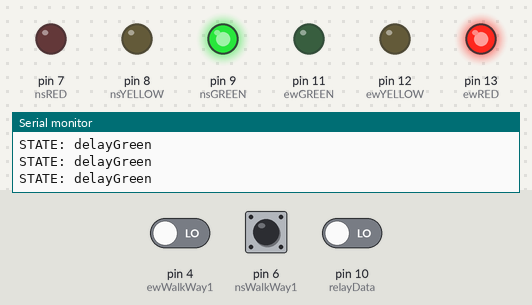
Simulated run of this sketch. Board: Arduino Uno, built with avr-gcc and run on an emulated ATmega328P. Shown: output pins drawn as LEDs (lit = HIGH), the last lines printed to the serial monitor. The inputs (shaded band) are chosen by the test bench; at power-on: pin 4 (ewWalkWay1) LOW, pin 6 (nsWalkWay1) LOW, pin 10 (relayData) LOW.

Above: at 6.0 s.
6.1 s: pin 4 (ewWalkWay1) driven HIGH
At 8.9 s:
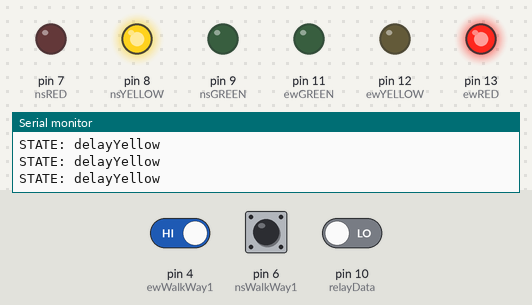
9.1 s: pin 6 (nsWalkWay1) pulled HIGH for 3.2 s
At 12.2 s:
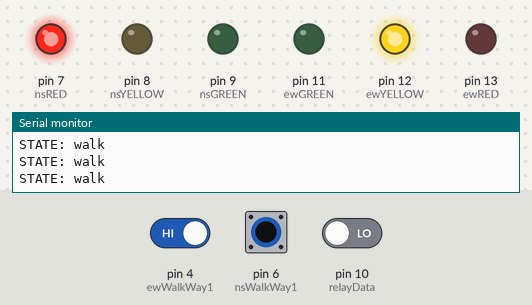
14.7 s: pin 4 (ewWalkWay1) driven LOW and pin 6 (nsWalkWay1) driven HIGH
17.7 s: pin 6 (nsWalkWay1) driven LOW
At 19.7 s:
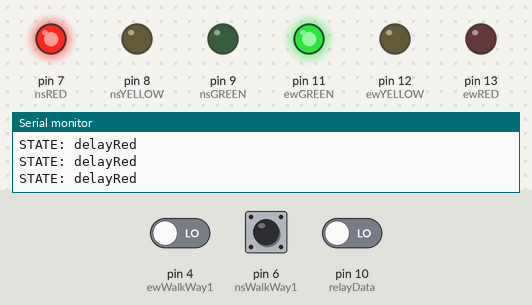
20.7 s: pin 6 (nsWalkWay1) driven HIGH
At 21.2 s:
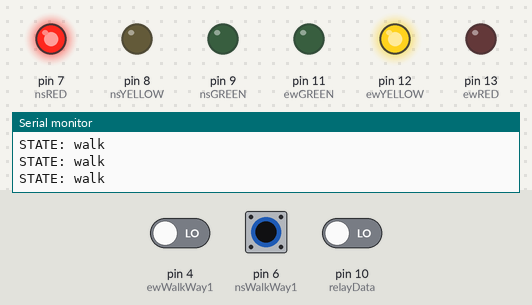
23.7 s: pin 10 (relayData) driven HIGH
Timing chart, 0 to 26.2 s (numbered marks = the images above; inputs shaded):
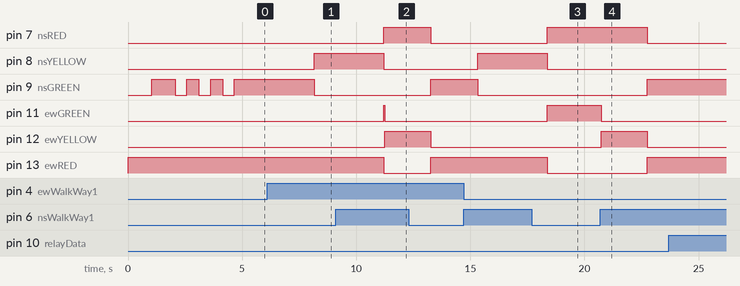

Measured:
- after the input at 6.1 s, pin 8 (nsYELLOW): LOW → HIGH after 2.1 s; pin 9 (nsGREEN): HIGH → LOW after 2.1 s
- after the input at 9.1 s, pin 9 (nsGREEN): LOW → HIGH after 4.2 s; pin 12 (ewYELLOW): LOW → HIGH after 2.1 s, → LOW 2.0 s later
- after the input at 17.7 s, pin 9 (nsGREEN): stays LOW (without the input it goes to HIGH after 2.7 s); pin 11 (ewGREEN): goes on until 18.4 s, then stays HIGH; pin 12 (ewYELLOW): stays LOW (without the input it goes to HIGH after 0.71 s)
- after the input at 20.7 s, pin 7 (nsRED): HIGH → LOW after 2.0 s; pin 9 (nsGREEN), pin 13 (ewRED): LOW → HIGH after 2.0 s; pin 11 (ewGREEN): HIGH → LOW at once; pin 12 (ewYELLOW): LOW → HIGH at once, → LOW 2.0 s later
- by itself, pin 9 (nsGREEN): repeats every 1.0 s: LOW 0.52 s, HIGH 0.52 s

The sketch:

stoplight.ino
```cpp
// JACOB BRUMFIELD
// ECE 387 Individual Project
// STOPLIGHT
// 8 May 2017

//=============== Pins

int nsWalkWay1 = 6;

int ewWalkWay1 = 4;

int ewRED = 13;
int ewYELLOW = 12;
int ewGREEN = 11;

int nsRED = 7;
int nsYELLOW = 8;
int nsGREEN = 9;

int northTrig = 12;
int northEcho = 11;
int southPing = 13;

//============== Digital Communication pins
int relayData = 10;

//=============== States

const int redLight = 0;         // RED LIGHT
const int delayRed = 1;         // DELAY RED
const int setSignalTimer = 2;   // BLINKER TIMER
const int blinkOn = 3;          // GREEN LIGHT ON
const int blinkOff = 4;         // GREEN LIGHT OFF
const int setWalkerTimer = 5;   // WALKER TIMER FOR NORTH/SOUTH
const int walk = 6;             // WALKER FOR NORTH/SOUTH
const int greenLight = 7;       // GREEN
const int delayGreen = 8;       // DELAY GREEN
const int walkerTimer = 9;      // WALKER TIMER FOR EAST/WEST
const int walk2 = 10;           // WALKER FOR EAST/WEST
const int yellowLight = 11;     // YELLOW
const int delayYellow = 12;     // DELAY YELLOW
const int carDetect = 13;       // CAR SETUP
const int carTimer = 14;        // EXTRA TIME


// =============== Variables
int nsButtonState1 = 0;
int nsButtonState2 = 0;
int ewButtonState1 = 0;

static int state = setSignalTimer;
int rounds = 0;
int turnSignal = 0;
int countBlink = 0;

// =============== Time Stamps
unsigned long timeChecker;

unsigned long redTimer = 9000;      // 9 second long red light
unsigned long yellowTimer = 3000;   // 3 second long yellow light
unsigned long greenTimer = 6000 ;   // 6 second long green light
unsigned long walkTimer = 2000;     // makes the red light 2 seconds longer
unsigned long greenTurnTime = 500;  // Turns green light on/off for .5 sec to indicate turn arrow
unsigned long carTime = 6000;      // Makes the green light 5 seconds longer because of car detection


void setup() {
  Serial.begin(9600);

  pinMode(nsRED, OUTPUT);
  pinMode(nsYELLOW, OUTPUT);
  pinMode(nsGREEN, OUTPUT);

  pinMode(ewRED, OUTPUT);
  pinMode(ewYELLOW, OUTPUT);
  pinMode(ewGREEN, OUTPUT);

  pinMode(nsWalkWay1, INPUT);
  pinMode(ewWalkWay1, INPUT);

  pinMode(relayData, INPUT);
  timeChecker = millis();

//  pinMode(relayRed, OUTPUT);
//  pinMode(relayYellow, OUTPUT);
//  pinMode(relayGreen, OUTPUT);
}


void loop() {

  switch(state){

   // ================================= 1st STATE
      case redLight:
      // Testing purposes
      Serial.println("STATE: redLight");

      // LEDS on North and South lanes
      digitalWrite(nsRED, HIGH);
      digitalWrite(nsGREEN, LOW);
      digitalWrite(nsYELLOW, LOW);
      digitalWrite(ewRED, LOW);
      digitalWrite(ewYELLOW, LOW);
      digitalWrite(ewGREEN, HIGH);

      turnSignal++;
      state = delayRed;
      timeChecker = millis();
      break;

   // ================================= 2nd STATE
      case delayRed:
        //Testing purposes
        Serial.println("STATE: delayRed");


        if (millis() >= timeChecker + 6000){
           digitalWrite(ewRED, LOW);
           digitalWrite(ewYELLOW, HIGH);
           digitalWrite(ewGREEN, LOW);
        }


        if ((digitalRead(nsWalkWay1) == HIGH && millis() <= timeChecker + 5000))
         state = setWalkerTimer;

        else if (millis() >= timeChecker + redTimer)
          state = greenLight;

        if (turnSignal >= 1){
          if (millis() >= timeChecker + redTimer)
          state = setSignalTimer;
        }

        break;

   // ================================= 3rd STATE
      case setSignalTimer:
      // Serial.println("STATE: setSignalTimer");

          turnSignal = 0;
          Serial.println(countBlink);

          if (countBlink % 2 == 1)
              state = blinkOn;
          if (countBlink % 2 == 0)
              state = blinkOff;
          if (countBlink >= 300)
              state = greenLight;

       timeChecker = millis();
       break;

   // ================================= 4th STATE
     case blinkOn:

        Serial.println("STATE: blinkOn");

        digitalWrite(nsGREEN, HIGH);
        digitalWrite(nsYELLOW, LOW);
        digitalWrite(nsRED, LOW);
        digitalWrite(ewGREEN, LOW);
        digitalWrite(ewYELLOW, LOW);
        digitalWrite(ewRED, HIGH);
        countBlink++;

        if (millis() >= timeChecker + greenTurnTime)
          state = setSignalTimer;
        break;

   // ================================= 5th STATE
      case blinkOff:

       Serial.println("STATE: blinkOff");
        digitalWrite(nsGREEN, LOW);
        digitalWrite(nsYELLOW, LOW);
        digitalWrite(nsRED, LOW);
        digitalWrite(ewGREEN, LOW);
        digitalWrite(ewYELLOW, LOW);
        digitalWrite(ewRED, HIGH);
        countBlink++;

        if (millis() >= timeChecker + greenTurnTime)
          state = setSignalTimer;

        break;

   // ================================= 6th STATE
       case setWalkerTimer:
            Serial.println("STATE: setWalkerTimer");
            digitalWrite(ewRED, LOW);
            digitalWrite(ewYELLOW, HIGH);
            digitalWrite(ewGREEN, LOW);
           state = walk;

         timeChecker = millis();
         break;

   // ================================= 7th STATE
      case walk:

         Serial.println("STATE: walk" );


        if (millis() >= timeChecker + walkTimer)
           state = greenLight;

        break;
   // ================================= 8th STATE
     case greenLight:

      // LEDS on North and South lanes
      Serial.println("STATE: greenLight");

      digitalWrite(nsRED, LOW);
      digitalWrite(nsGREEN, HIGH);
      digitalWrite(nsYELLOW, LOW);
      digitalWrite(ewRED, HIGH);
      digitalWrite(ewYELLOW, LOW);
      digitalWrite(ewGREEN, LOW);

      countBlink = 0;

      state = delayGreen;
      timeChecker = millis();

      break;

   // ================================= 9th STATE
      case delayGreen:
        Serial.println("STATE: delayGreen");


         if (millis() >= timeChecker + greenTimer)
            state = yellowLight;

         if ((digitalRead(ewWalkWay1)== HIGH && millis() <= timeChecker + 5000))
            state = walkerTimer;

         if (digitalRead(relayData) == HIGH)
            state = carDetect;

         break;

   // ================================= 10th STATE
      case walkerTimer:

        Serial.println("STATE: walkerTimer");

        state = walk2;
        timeChecker = millis();

        break;
   // ================================= 11th STATE
      case walk2:
        Serial.println("STATE: walk2");

        if (millis() >= timeChecker + walkTimer)
            state = yellowLight;

        break;
   // ================================= 12th STATE
      case yellowLight:

       // LEDS on North and South lanes
      Serial.println("STATE: yellowLight");

      digitalWrite(nsRED, LOW);
      digitalWrite(nsGREEN, LOW);
      digitalWrite(nsYELLOW, HIGH);
      digitalWrite(ewRED, HIGH);
      digitalWrite(ewYELLOW, LOW);
      digitalWrite(ewGREEN, LOW);

      state = delayYellow;
      timeChecker = millis();

      break;

   // ================================= 13th STATE
      case delayYellow:

      Serial.println("STATE: delayYellow");

        if (millis() >= timeChecker + yellowTimer)
          state = redLight;


      break;


   // ================================= 14th STATE
      case carDetect:

      Serial.println("STATE: carDetect");
        digitalWrite(nsRED, LOW);
        digitalWrite(nsGREEN, HIGH);
        digitalWrite(nsYELLOW, LOW);
        digitalWrite(ewRED, HIGH);
        digitalWrite(ewYELLOW, LOW);
        digitalWrite(ewGREEN, LOW);

        state = carTimer;

      timeChecker = millis();
      break;

   // ================================= 15th STATE
      case carTimer:


      Serial.println("STATE: carTimer");
      if (millis() >= timeChecker + carTime){
        state = yellowLight;
      }

      break;

    }
}

//
//// Ultra sonic sensor reads in a car
//void northUltra(){
//  pinMode(northTrig, OUTPUT);              // 4 pin ultraSonic sensor
//  //pinMode(ultra, OUTPUT);           // 3 pin ultraSonic sensor
//  digitalWrite(northTrig, LOW);            // 4 pin ultraSonic sensor
//  //digitalWrite(ultra, LOW);         // 3 pin ultraSonic sensor
//  delayMicroseconds(5);
//  digitalWrite(northTrig, HIGH);           // 4 pin ultraSonic sensor
//  //digitalWrite(ultra, HIGH);        // 3 pin ultraSonic sensor
//  delayMicroseconds(5);
//  digitalWrite(northTrig, LOW);            // 4 pin ultraSonic sensor
//  //digitalWrite(ultra, LOW);         // 3 pin ultraSonic sensor
//
//  pinMode(northEcho, INPUT);               // 4 pin ultraSonic sensor
//  //pinMode(ultra, INPUT);            // 3 pin ultraSonic sensor
//
//  duration = pulseIn(northEcho, HIGH);       // 4 pin ultraSonic sensor
//  //duration = pulseIn(ultra, HIGH);   //3 pin ultraSonic sensor
//
//  // Converts the duration of pings into inches
//  inch = toInches(duration);
//

//}
//
////ultra sonic sensor reads in a car
//void southUltra(){
//  //pinMode(trig, OUTPUT);              // 4 pin ultraSonic sensor
//  pinMode(southPing, OUTPUT);           // 3 pin ultraSonic sensor
//  //digitalWrite(trig, LOW);            // 4 pin ultraSonic sensor
//  digitalWrite(southPing, LOW);         // 3 pin ultraSonic sensor
//  delayMicroseconds(5);
//  //digitalWrite(trig, HIGH);           // 4 pin ultraSonic sensor
//  digitalWrite(southPing, HIGH);        // 3 pin ultraSonic sensor
//  delayMicroseconds(5);
//  //digitalWrite(trig, LOW);            // 4 pin ultraSonic sensor
//  digitalWrite(southPing, LOW);         // 3 pin ultraSonic sensor
//
//  //pinMode(echo, INPUT);               // 4 pin ultraSonic sensor
//  pinMode(southPing, INPUT);            // 3 pin ultraSonic sensor
//
//  //duration = pulseIn(echo, HIGH);       // 4 pin ultraSonic sensor
//  duration = pulseIn(southPing, HIGH);   //3 pin ultraSonic sensor
//
//  // Converts the duration of pings into inches
//  inch = toInches(duration);
//
//
//}


// Method that converts the time of the pings to inches.
long toInches(long microseconds) {return microseconds / 74 / 2;}
```
